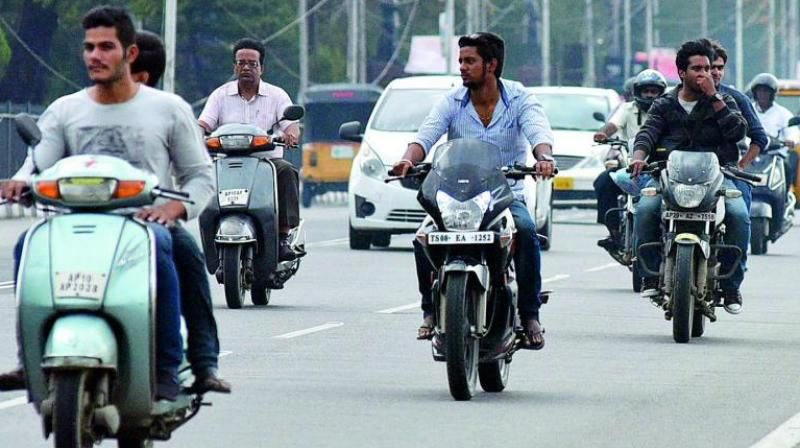
#> input picture test_images/no_helmet.jpg, 800 x 448 px
$ python -i image_filters.py   (imports and definitions only)   (older library calls are emulated)
#> lines starting #> are read from the running program, lines starting #| are printed output that depends on the picture
"""
utils/image_filters.py
━━━━━━━━━━━━━━━━━━━━━━━━━━━━━━━━━━━━━━━━━━━━━━━━━━━━━━━━━━━━━
Image preprocessing pipeline for Traffic Netra.
Handles low-light, blur, contrast normalisation, and rain/fog.
━━━━━━━━━━━━━━━━━━━━━━━━━━━━━━━━━━━━━━━━━━━━━━━━━━━━━━━━━━━━━
"""

import cv2
import numpy as np
from typing import Optional


class ImagePreprocessor:
    """
    Applies a configurable chain of image enhancement filters
    to improve YOLO detection accuracy under adverse conditions.
    """

    def enhance(
        self,
        image: np.ndarray,
        clahe:    bool = True,
        deblur:   bool = False,
        contrast: bool = True,
        denoise:  bool = False,
    ) -> np.ndarray:
        """
        Main enhancement pipeline.  Processes in LAB colour space
        to avoid hue shifts during luminance adjustments.

        Args:
            image:    RGB numpy array
            clahe:    Apply CLAHE contrast limited adaptive histogram eq.
            deblur:   Apply Wiener-inspired unsharp mask deblur.
            contrast: Apply auto white-balance / contrast stretch.
            denoise:  Apply Non-local Means denoising (slow on CPU).

        Returns:
            Enhanced RGB numpy array, same shape as input.
        """
        if image is None or image.size == 0:
            return image

        result = image.copy().astype(np.uint8)

        # ── Denoise first (reduces CLAHE artefacts) ────────────────────────
        if denoise:
            result = self._denoise(result)

        # ── Auto contrast stretch ──────────────────────────────────────────
        if contrast:
            result = self._auto_contrast(result)

        # ── CLAHE on luminance ─────────────────────────────────────────────
        if clahe:
            result = self._apply_clahe(result)

        # ── Deblur / sharpening ────────────────────────────────────────────
        if deblur:
            result = self._deblur(result)

        return result

    # ── Individual Filter Implementations ─────────────────────────────────────

    def _apply_clahe(self, image: np.ndarray) -> np.ndarray:
        """
        Contrast Limited Adaptive Histogram Equalisation applied only
        to the L channel in LAB colour space.
        """
        lab = cv2.cvtColor(image, cv2.COLOR_RGB2LAB)
        l, a, b = cv2.split(lab)

        clahe = cv2.createCLAHE(clipLimit=2.5, tileGridSize=(8, 8))
        l_eq  = clahe.apply(l)

        lab_eq = cv2.merge([l_eq, a, b])
        return cv2.cvtColor(lab_eq, cv2.COLOR_LAB2RGB)

    def _auto_contrast(self, image: np.ndarray) -> np.ndarray:
        """
        Per-channel histogram stretch (Percentile-based) to handle
        both over- and under-exposed images.
        """
        result = np.zeros_like(image)
        for i in range(3):
            channel = image[:, :, i]
            p_low   = np.percentile(channel, 1)
            p_high  = np.percentile(channel, 99)
            if p_high - p_low < 10:
                result[:, :, i] = channel
                continue
            stretched = (channel.astype(np.float32) - p_low) / (p_high - p_low) * 255
            result[:, :, i] = np.clip(stretched, 0, 255).astype(np.uint8)
        return result

    # [44 lines left out: functions _deblur, _denoise, _night_enhance, not called in this run]

    def assess_quality(self, image: np.ndarray) -> dict:
        """
        Compute image quality metrics to inform filter selection.
        Returns dict with brightness, blur_score, noise_estimate.
        """
        gray         = cv2.cvtColor(image, cv2.COLOR_RGB2GRAY)
        brightness   = float(np.mean(gray))
        blur_score   = float(cv2.Laplacian(gray, cv2.CV_64F).var())
        noise_est    = float(np.std(gray.astype(np.float32) -
                                    cv2.GaussianBlur(gray, (5,5), 0).astype(np.float32)))
        return {
            "brightness":    brightness,          # 0–255
            "blur_score":    blur_score,           # higher = sharper
            "noise_estimate": noise_est,           # lower = cleaner
            "is_dark":       brightness < 60,
            "is_blurry":     blur_score < 100,
            "is_noisy":      noise_est > 12,
        }

    def auto_enhance(self, image: np.ndarray) -> np.ndarray:
        """
        Quality-aware auto-enhancement: assesses the image and applies
        only the filters that are actually needed.
        """
        quality = self.assess_quality(image)
        return self.enhance(
            image,
            clahe    = quality["is_dark"] or quality["noise_estimate"] > 8,
            deblur   = quality["is_blurry"],
            contrast = True,
            denoise  = quality["is_noisy"],
        )

>>> import cv2
>>> picture = cv2.cvtColor(cv2.imread('../test_images/no_helmet.jpg'), cv2.COLOR_BGR2RGB)
>>> result = ImagePreprocessor().auto_enhance(picture)
#> in assess_quality, `gray         = cv2.cvtColor(image, cv2.COLOR_RGB2GRAY)`:
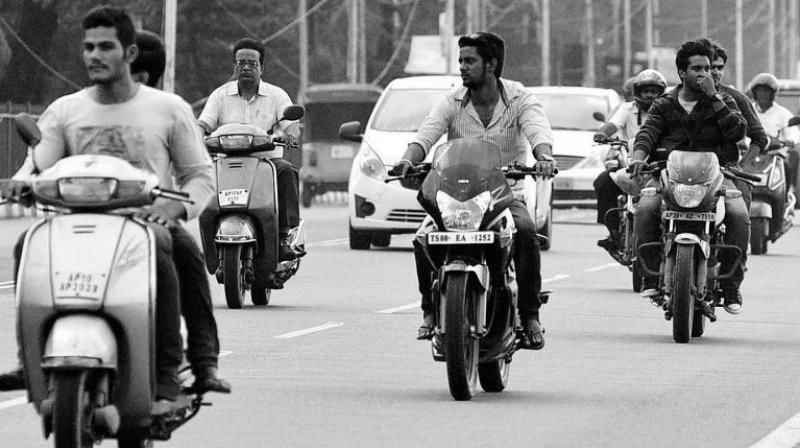
#> gray: shape (448, 800); min 0, max 255, mean 137.8
#> in assess_quality, `brightness   = float(np.mean(gray))`: brightness = 137.8
#> in assess_quality, `blur_score   = float(cv2.Laplacian(gray, cv2.CV_64F).var())`: blur_score = 823.1
#> in assess_quality, `noise_est    = float(np.std(gray.astype(np.float32) - cv2.GaussianBlur..`: noise_est = 9.66
#> in auto_enhance, `quality = self.assess_quality(image)`: quality = {'brightness': 137.8, 'blur_score': 823.1, 'noise_estimate': 9.66, 'is_dark': False, 'is_blurry': False, 'is_noisy': False}
#> the loop in _auto_contrast, `for i in range(3):` made 3 passes
#> (p_low, p_high) on passes 1 to 3: (1, 245), (4, 254), (8, 254)
#> pass 1, in _auto_contrast, `channel = image[:, :, i]`:
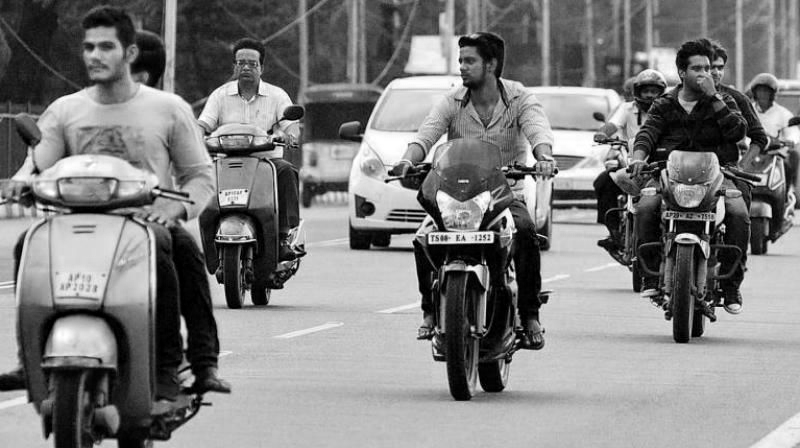
#> channel: shape (448, 800); min 0, max 255, mean 126.9
#> after the loop in _auto_contrast, `for i in range(3):`:
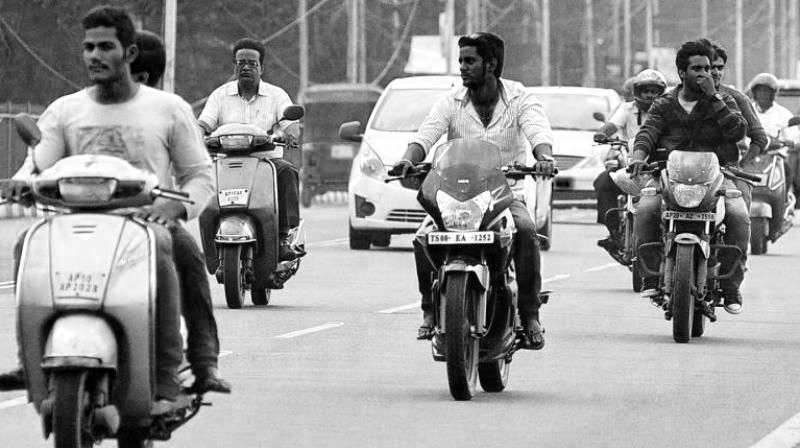
#> channel: shape (448, 800); min 0, max 255, mean 147.9
#> in _apply_clahe, `lab = cv2.cvtColor(image, cv2.COLOR_RGB2LAB)`: lab: shape (448, 800, 3); mean of channels 0, 1, 2 143.2, 126.4, 124.4
#> in _apply_clahe, `l, a, b = cv2.split(lab)`:
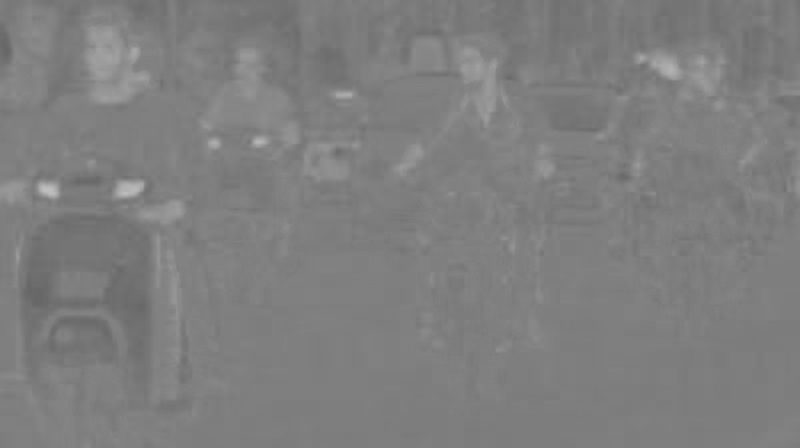
#> a: shape (448, 800); min 102, max 192, mean 126.4
#> in _apply_clahe, `l, a, b = cv2.split(lab)`:
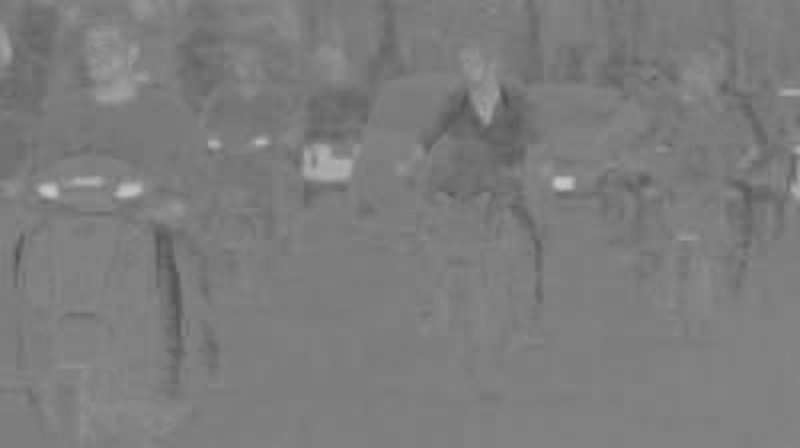
#> b: shape (448, 800); min 81, max 200, mean 124.4
#> in _apply_clahe, `l_eq  = clahe.apply(l)`:
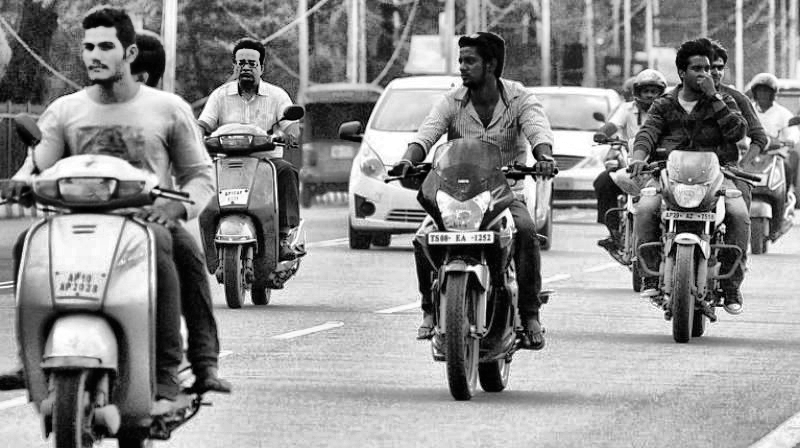
#> l_eq: shape (448, 800); min 0, max 255, mean 141.5
#> in _apply_clahe, `lab_eq = cv2.merge([l_eq, a, b])`: lab_eq: shape (448, 800, 3); mean of channels 0, 1, 2 141.5, 126.4, 124.4
#> in _apply_clahe, `return cv2.cvtColor(lab_eq, cv2.COLOR_LAB2RGB)`:
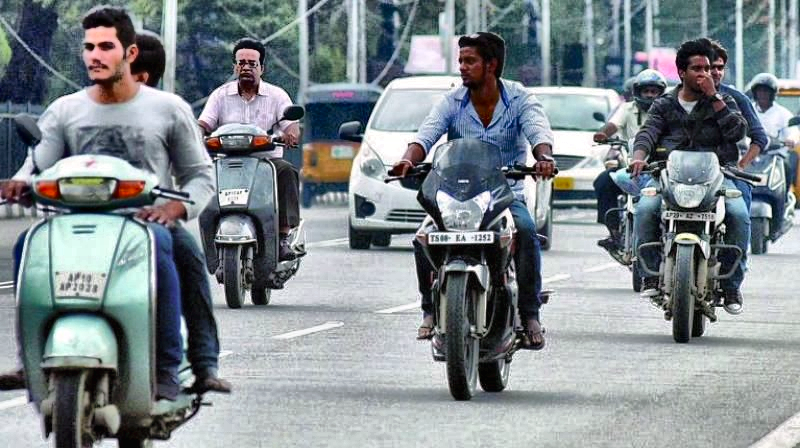
#> returned value: shape (448, 800, 3); mean R, G, B 129.1, 137.8, 142.5

$ run again, on test_images/triple_riding.jpg
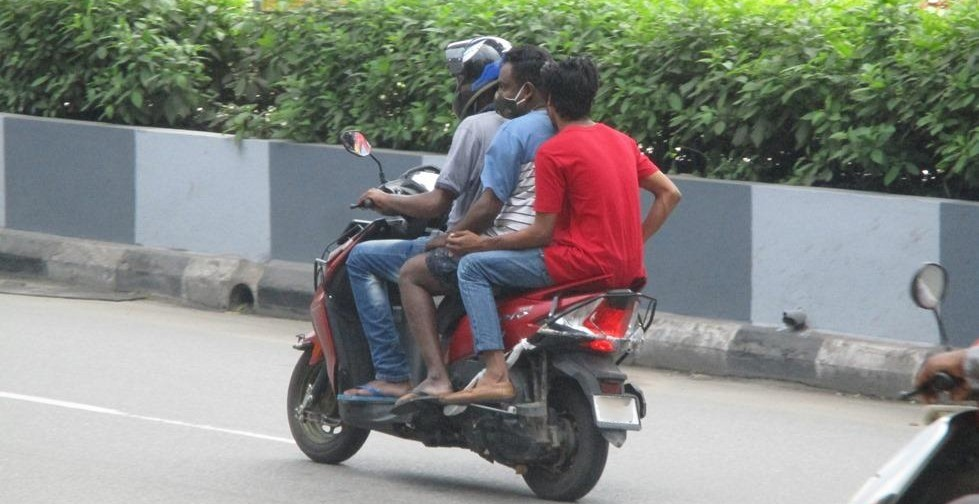
#> input picture test_images/triple_riding.jpg, 979 x 504 px
#> in assess_quality, `gray         = cv2.cvtColor(image, cv2.COLOR_RGB2GRAY)`:
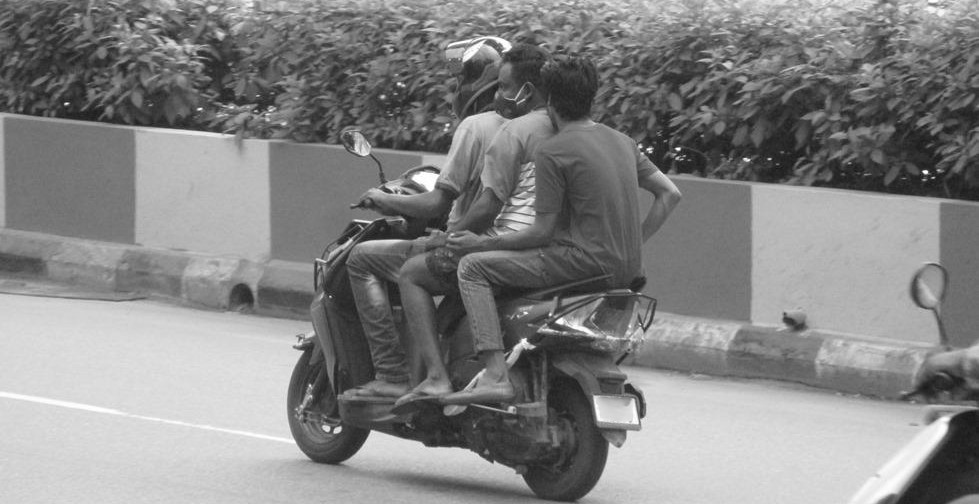
#> gray: shape (504, 979); min 21, max 255, mean 132.4
#> brightness = 132.4
#> blur_score = 261.5
#> noise_est = 5.38
#> quality = {'brightness': 132.4, 'blur_score': 261.5, 'noise_estimate': 5.38, 'is_dark': False, 'is_blurry': False, 'is_noisy': False}
#> the loop in _auto_contrast, `for i in range(3):` made 3 passes
#> (p_low, p_high) on passes 1 to 3: (36, 237), (34, 233), (37, 231)
#> after the loop in _auto_contrast, `for i in range(3):`:
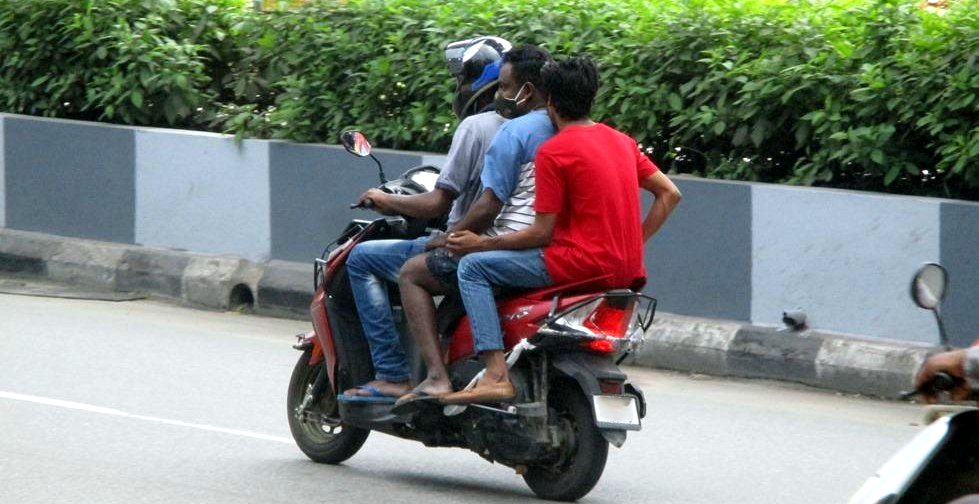
#> result: shape (504, 979, 3); mean R, G, B 120.4, 127.3, 119.4

$ run again, on test_images/no_violation_number_plate_visible.png
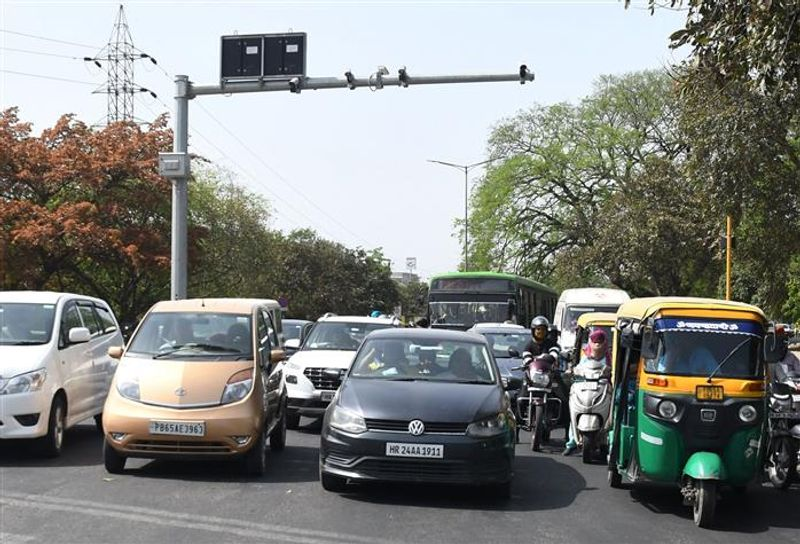
#> input picture test_images/no_violation_number_plate_visible.png, 800 x 544 px
#> in assess_quality, `gray         = cv2.cvtColor(image, cv2.COLOR_RGB2GRAY)`:
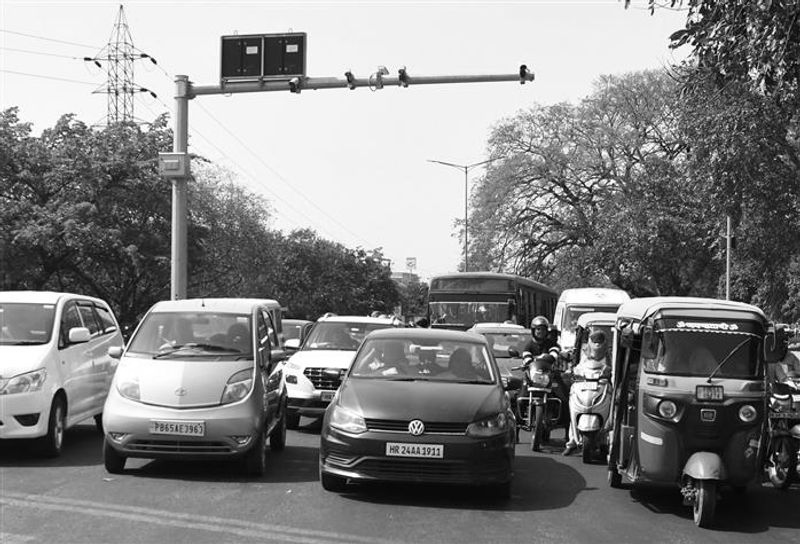
#> gray: shape (544, 800); min 0, max 255, mean 132.7
#> brightness = 132.7
#> blur_score = 1852.9
#> noise_est = 13.19
#> quality = {'brightness': 132.7, 'blur_score': 1852.9, 'noise_estimate': 13.19, 'is_dark': False, 'is_blurry': False, 'is_noisy': True}
#> in _denoise, bgr is the input picture: shape (544, 800, 3); mean B, G, R 130.3, 133.8, 131.5
#> the loop in _auto_contrast, `for i in range(3):` made 3 passes
#> (p_low, p_high) on passes 1 to 3: (9, 252), (11, 252), (12, 254)
#> lab: shape (544, 800, 3); mean of channels 0, 1, 2 132.4, 126.8, 131.2
#> lab_eq: shape (544, 800, 3); mean of channels 0, 1, 2 145.6, 126.8, 131.2
#> in _apply_clahe, `return cv2.cvtColor(lab_eq, cv2.COLOR_LAB2RGB)`:
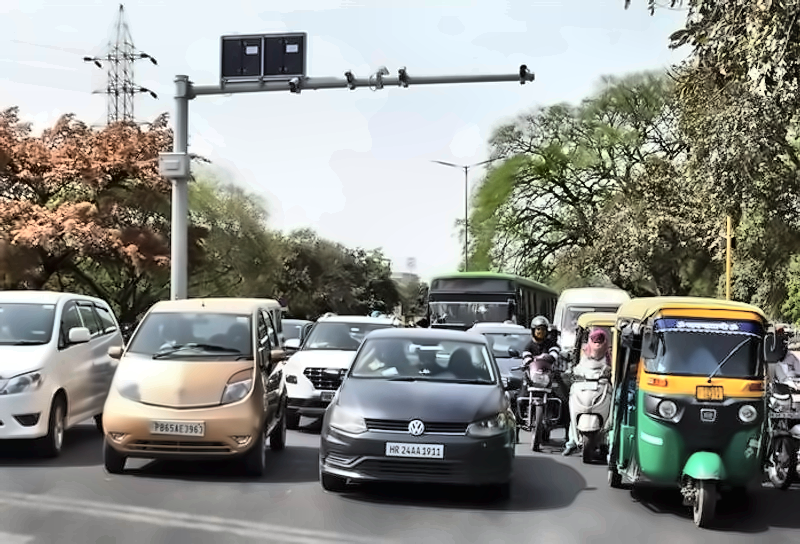
#> returned value: shape (544, 800, 3); mean R, G, B 140.6, 142, 136

$ run again, on test_images/no_violation_number_plate_visible_2.png
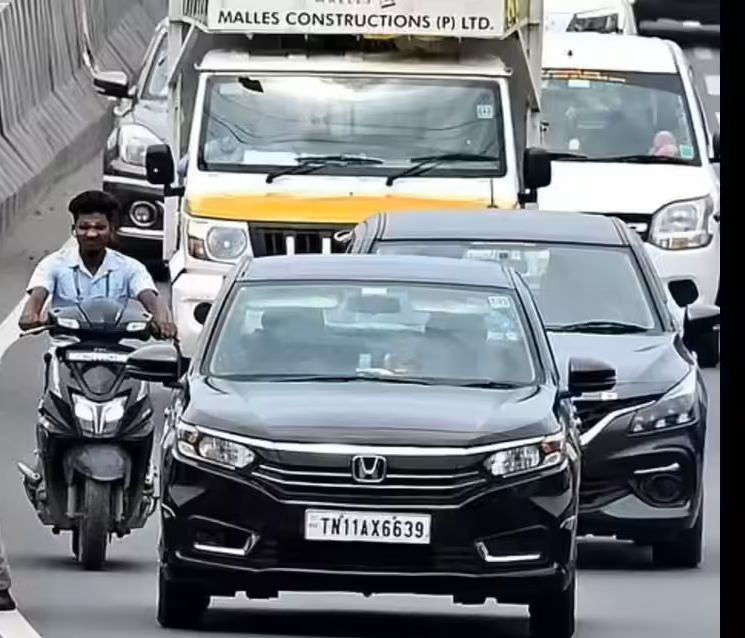
#> input picture test_images/no_violation_number_plate_visible_2.png, 745 x 638 px
#> brightness = 124.9
#> blur_score = 784
#> noise_est = 10.64
#> quality = {'brightness': 124.9, 'blur_score': 784, 'noise_estimate': 10.64, 'is_dark': False, 'is_blurry': False, 'is_noisy': False}
#> the loop in _auto_contrast, `for i in range(3):` made 3 passes
#> p_low on passes 1 to 3: 0, 0, 1
#> lab: shape (638, 745, 3); mean of channels 0, 1, 2 129.6, 127.2, 125.5
#> lab_eq: shape (638, 745, 3); mean of channels 0, 1, 2 123.2, 127.2, 125.5
#> in _apply_clahe, `return cv2.cvtColor(lab_eq, cv2.COLOR_LAB2RGB)`:
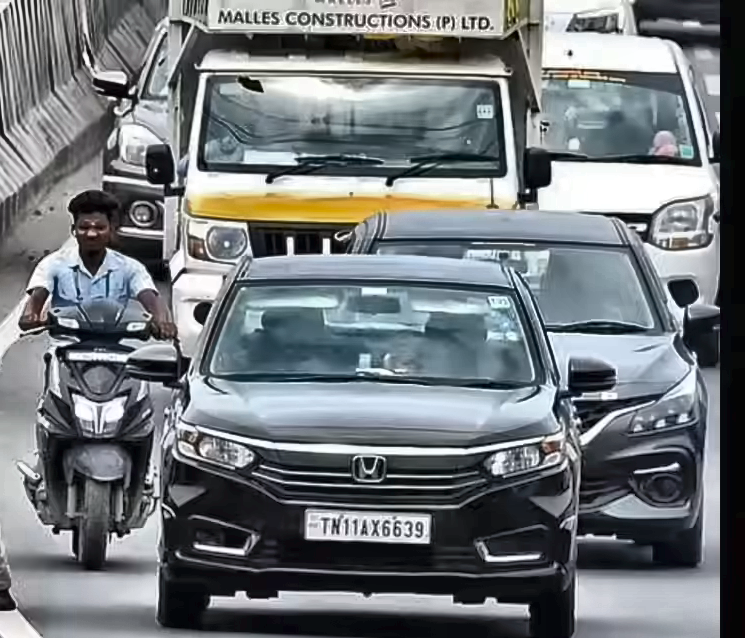
#> returned value: shape (638, 745, 3); mean R, G, B 114.6, 119.6, 122.9
